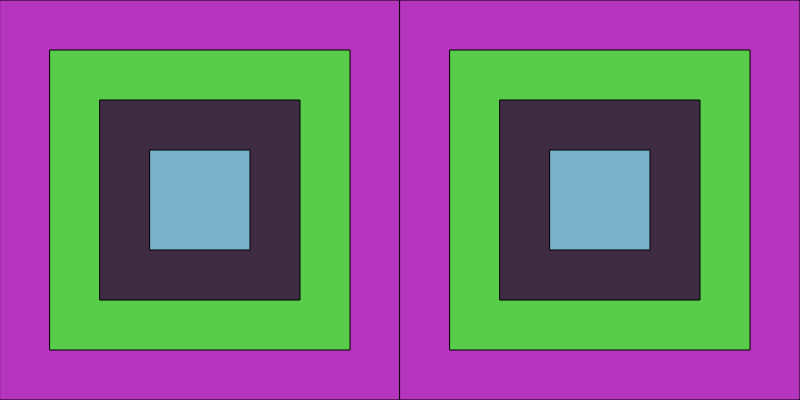
Frame 1 (no input)
Frame 60 (no input): identical to frame 1, image omitted
Frame 120 (the mouse pressed at the canvas centre since frame 60): identical to frame 1, image omitted

The p5.js sketch that drew this single still picture (run headless with seeded random() and noise() and a simulated clock; from frame 60 on, the mouse is pressed at the canvas centre):

// p5.js sketch
// ── sketch.js


function setup() {
    createCanvas(800, 400);
    rectMode(CENTER);
    drawSquares();
}

function draw() {
    
}

function keyPressed() {
    if (key === "r") {
        drawSquares();
    }
}

/**
 * Draws the squares.
 */
function drawSquares() {
    background(255);
    for (let squareW = 400; squareW >= 100; squareW -= 100) {
        fill(getRandomColour());
        square(width / 4, height / 2, squareW);
        square(width * 0.75, height / 2, squareW);
    }
}

/**
 * Gets a random colour.
 * @returns {p5.Color} An RGB colour.
 */
function getRandomColour() {
    return color(random(255), random(255), random(255));
}

// ── Q8.html
<!DOCTYPE html>
<html lang="en">
  <head>
    <meta charset="utf-8" />
    <meta name="viewport" content="width=device-width, initial-scale=1.0">

    <title>PDM1 - Exam Practice Exercises - Q8 Solution</title>

    <link href="https://cdn.jsdelivr.net/npm/bootstrap@5.3.1/dist/css/bootstrap.min.css" rel="stylesheet" integrity="sha384-4bw+/aepP/YC94hEpVNVgiZdgIC5+VKNBQNGCHeKRQN+PtmoHDEXuppvnDJzQIu9" crossorigin="anonymous">
    <link rel="stylesheet" type="text/css" href="./lib/main-styles.css">
    <script src="https://cdn.jsdelivr.net/npm/bootstrap@5.3.1/dist/js/bootstrap.bundle.min.js" integrity="sha384-HwwvtgBNo3bZJJLYd8oVXjrBZt8cqVSpeBNS5n7C8IVInixGAoxmnlMuBnhbgrkm" crossorigin="anonymous"></script>
    <script src="./lib/libraries/p5.min.js"></script>
  </head>

  <body>
    <h1>Q8 Solution</h1>
    <script src="sketch.js"></script>
  </body>
</html>
